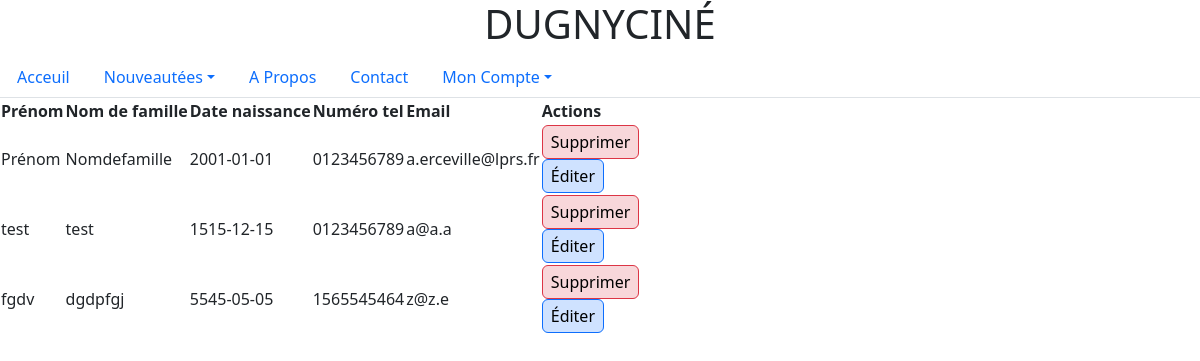
The page /vue/user.php on the database its author committed.
### tables this page shows
CREATE TABLE IF NOT EXISTS `users` (
  `id_user` int NOT NULL AUTO_INCREMENT,
  `nom` varchar(255) NOT NULL,
  `prenom` varchar(255) NOT NULL,
  `email` varchar(5000) NOT NULL,
  `role` enum('Client','Admin') NOT NULL,
  `telephone` varchar(10) NOT NULL,
  `naissance` date NOT NULL,
  `password` varchar(5000) NOT NULL,
  PRIMARY KEY (`id_user`)
);

### vue/user.php (the view, shortened to what this page needs)
<?php
include ('header.php');
function recuperation_utilisateur() {
    try {
        $bdd = new PDO('mysql:host=localhost;dbname=projets_cinema;charset=utf8mb4', 'root', '');
        $bdd->setAttribute(PDO::ATTR_ERRMODE, PDO::ERRMODE_EXCEPTION);
        $req = $bdd->prepare("SELECT * FROM users");
        $req->execute();
        return $req->fetchAll(PDO::FETCH_ASSOC);
    } catch (PDOException $e) {
        die("Erreur de connexion à la base de données : " . $e->getMessage());
    }
}
$utilisateurs = recuperation_utilisateur();
?>
<table>
    <thead>
    <tr>
        <th>Prénom</th>
        <th>Nom de famille</th>
        <th>Date naissance</th>
        <th>Numéro tel</th>
        <th>Email</th>
        <th>Actions</th>
    </tr>
    </thead>
    <tbody>
    <?php if (!empty($utilisateurs)): ?>
        <?php foreach ($utilisateurs as $utilisateur): ?>
            <tr>
                <td><?= htmlspecialchars($utilisateur['prenom']); ?></td>
                <td><?= htmlspecialchars($utilisateur['nom']); ?></td>
                <td><?= htmlspecialchars($utilisateur['naissance']); ?></td>
                <td><?= htmlspecialchars($utilisateur['telephone']); ?></td>
                <td><?= htmlspecialchars($utilisateur['email']); ?></td>
                <td>
                    <form method="POST" action="">
                        <button type="submit" class="border rounded border-danger bg-danger-subtle px-2 py-1" onclick="return confirm('Êtes-vous sûr de vouloir supprimer cet utilisateur ?');">
                            Supprimer
                        </button>
                    </form>
                    <form method="POST" action="user_update.php" style="display: inline;">
                        <button type="submit" class="border rounded border-primary bg-primary-subtle px-2 py-1">Éditer</button>
                    </form>
                </td>
            </tr>
        <?php endforeach; ?>
    <?php else: ?>
        <tr>
            <td colspan="7">Aucun utilisateur trouvé.</td>
        </tr>
    <?php endif; ?>
    </tbody>
</table>
</body>
</html>

### rows shown on the page
users: prenom "Prénom", nom "Nomdefamille", naissance "2001-01-01", telephone "0123456789", email "a.erceville@lprs.fr"
users: prenom "test", nom "test", naissance "1515-12-15", telephone "0123456789", email "a@a.a"
users: prenom "fgdv", nom "dgdpfgj", naissance "5545-05-05", telephone "1565545464", email "z@z.e"
